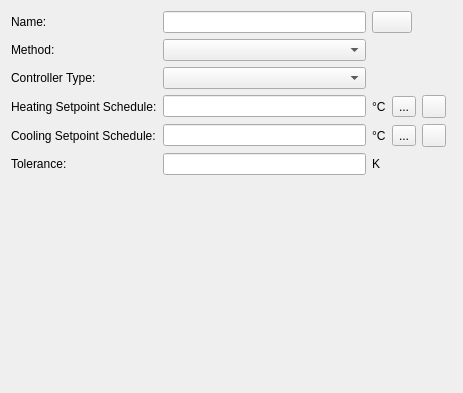
<?xml version="1.0" encoding="UTF-8"?>
<ui version="4.0">
 <class>SVDBZoneControlThermostatEditWidget</class>
 <widget class="QWidget" name="SVDBZoneControlThermostatEditWidget">
  <property name="geometry">
   <rect>
    <x>0</x>
    <y>0</y>
    <width>463</width>
    <height>393</height>
   </rect>
  </property>
  <property name="windowTitle">
   <string>Form</string>
  </property>
  <layout class="QGridLayout" name="gridLayout">
   <item row="3" column="5">
    <widget class="QToolButton" name="toolButtonRemoveHeatingSetpointSchedule">
     <property name="icon">
      <iconset resource="../resources/SIM-VICUS.qrc">
       <normaloff>:/gfx/actions/24x24/minus.png</normaloff>:/gfx/actions/24x24/minus.png</iconset>
     </property>
    </widget>
   </item>
   <item row="5" column="2">
    <widget class="QtExt::ValidatingLineEdit" name="lineEditTolerance">
     <property name="maximumSize">
      <size>
       <width>16777215</width>
       <height>16777215</height>
      </size>
     </property>
    </widget>
   </item>
   <item row="4" column="0" colspan="2">
    <widget class="QLabel" name="labelScheduleCooling">
     <property name="text">
      <string>Cooling Setpoint Schedule:</string>
     </property>
    </widget>
   </item>
   <item row="1" column="2">
    <widget class="QComboBox" name="comboBoxMethod"/>
   </item>
   <item row="5" column="0">
    <widget class="QLabel" name="labelTolerance">
     <property name="text">
      <string>Tolerance:</string>
     </property>
    </widget>
   </item>
   <item row="2" column="2">
    <widget class="QComboBox" name="comboBoxControllerType"/>
   </item>
   <item row="3" column="2">
    <widget class="QLineEdit" name="lineEditHeatingScheduleName">
     <property name="readOnly">
      <bool>true</bool>
     </property>
    </widget>
   </item>
   <item row="3" column="0" colspan="2">
    <widget class="QLabel" name="labelScheduleHeating">
     <property name="text">
      <string>Heating Setpoint Schedule:</string>
     </property>
    </widget>
   </item>
   <item row="4" column="4">
    <widget class="QToolButton" name="toolButtonSelectCoolingSchedule">
     <property name="text">
      <string>...</string>
     </property>
    </widget>
   </item>
   <item row="4" column="2">
    <widget class="QLineEdit" name="lineEditCoolingScheduleName">
     <property name="readOnly">
      <bool>true</bool>
     </property>
    </widget>
   </item>
   <item row="2" column="0">
    <widget class="QLabel" name="labelControllerType">
     <property name="text">
      <string>Controller Type:</string>
     </property>
    </widget>
   </item>
   <item row="6" column="0" colspan="7">
    <widget class="QwtPlot" name="widgetPlot" native="true"/>
   </item>
   <item row="0" column="2">
    <widget class="QtExt::LanguageStringEditWidget1" name="lineEditName"/>
   </item>
   <item row="1" column="0">
    <widget class="QLabel" name="labelCategory_2">
     <property name="text">
      <string>Method:</string>
     </property>
    </widget>
   </item>
   <item row="0" column="0">
    <widget class="QLabel" name="labelDisplayName">
     <property name="text">
      <string>Name:</string>
     </property>
    </widget>
   </item>
   <item row="4" column="5">
    <widget class="QToolButton" name="toolButtonRemoveCoolingSetpointSchedule">
     <property name="icon">
      <iconset resource="../resources/SIM-VICUS.qrc">
       <normaloff>:/gfx/actions/24x24/minus.png</normaloff>:/gfx/actions/24x24/minus.png</iconset>
     </property>
    </widget>
   </item>
   <item row="3" column="4">
    <widget class="QToolButton" name="toolButtonSelectHeatingSchedule">
     <property name="text">
      <string>...</string>
     </property>
    </widget>
   </item>
   <item row="3" column="3">
    <widget class="QLabel" name="label">
     <property name="text">
      <string>°C</string>
     </property>
    </widget>
   </item>
   <item row="4" column="3">
    <widget class="QLabel" name="label_2">
     <property name="text">
      <string>°C</string>
     </property>
    </widget>
   </item>
   <item row="5" column="3" colspan="3">
    <widget class="QLabel" name="labelTolerance_2">
     <property name="text">
      <string>K</string>
     </property>
    </widget>
   </item>
   <item row="0" column="3" colspan="2">
    <widget class="QtExt::ColorButton" name="pushButtonColor">
     <property name="sizePolicy">
      <sizepolicy hsizetype="Fixed" vsizetype="Fixed">
       <horstretch>0</horstretch>
       <verstretch>0</verstretch>
      </sizepolicy>
     </property>
    </widget>
   </item>
  </layout>
 </widget>
 <customwidgets>
  <customwidget>
   <class>QtExt::LanguageStringEditWidget1</class>
   <extends>QLineEdit</extends>
   <header location="global">QtExt_LanguageStringEditWidget1.h</header>
   <container>1</container>
  </customwidget>
  <customwidget>
   <class>QwtPlot</class>
   <extends>QWidget</extends>
   <header location="global">qwt_plot.h</header>
   <container>1</container>
  </customwidget>
  <customwidget>
   <class>QtExt::ValidatingLineEdit</class>
   <extends>QLineEdit</extends>
   <header location="global">QtExt_ValidatingLineEdit.h</header>
   <slots>
    <signal>editingFinishedSuccessfully()</signal>
   </slots>
  </customwidget>
  <customwidget>
   <class>QtExt::ColorButton</class>
   <extends>QPushButton</extends>
   <header location="global">QtExt_ColorButton.h</header>
   <slots>
    <signal>colorChanged()</signal>
   </slots>
  </customwidget>
 </customwidgets>
 <resources>
  <include location="../resources/SIM-VICUS.qrc"/>
 </resources>
 <connections/>
</ui>
